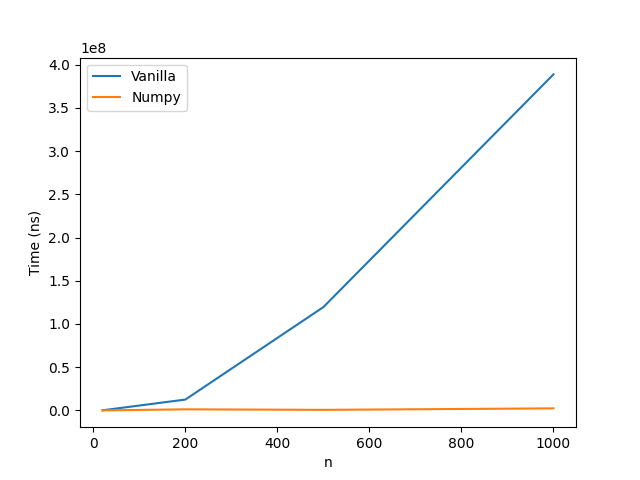

Here is the Python script that generated this plot:
# Import numpy <- You will see this line a lot
# Import time for testing function
import time

# Import typing support
from typing import List

import matplotlib.pyplot as plt
import numpy as np

# And our custom utilities library
from utils import problem

Vector = List[float]
Matrix = List[Vector]


def vanilla_matmul(A: Matrix, x: Vector) -> Vector:
    """Performs a matrix multiplications Ax on vanilla python lists.

    Args:
        A (Matrix): a (n, d) matrix.
        x (Vector): a (d,) vector.

    Returns:
        Vector: a resulting (n,) vector.

    Note:
        In this problem specifically d = n, since A and B are square matrices.
    """
    result: Vector = []
    for a in A:
        result_a = 0.0
        for a_i, x_i in zip(a, x):
            result_a += a_i * x_i
        result.append(result_a)
    return result


def vanilla_transpose(A: Matrix) -> Matrix:
    """Performs a matrix transpose

    Args:
        A (Matrix): a (n, d) matrix.

    Returns:
        Matrix: a resulting (d, n) matrix.
    """
    result: Matrix = [[] for _ in A[0]]  # Create list of d lists
    for a in A:
        for jdx, value in enumerate(a):
            result[jdx].append(value)
    return result


@problem.tag("hw0-A")
def vanilla_solution(x: Vector, y: Vector, A: Matrix, B: Matrix) -> Vector:
    """Calculates gradient of f(x, y) with respect to x using vanilla python lists.
    Where $$f(x, y) = x^T A x + y^T B x + c$$

    Args:
        x (Vector): a (n,) vector.
        y (Vector): a (n,) vector.
        A (Matrix): a (n, n) matrix.
        B (Matrix): a (n, n) matrix.

    Returns:
        Vector: a resulting (n,) vector.

    Note:
        - We provided you with `vanilla_transpose` and `vanilla_matmul` functions which you should use.
        - In this context (and documentation of two functions above) vector means list of floats,
            and matrix means list of lists of floats
    """
    A_T = vanilla_transpose(A)
    A_sum = [[None for _ in range(len(A[i]))] for i in range(len(A))]
    for i in range(len(A)):
        for j in range(len(A[i])):
            A_sum[i][j] = A[i][j] + A_T[i][j]
    A_x  = vanilla_matmul(A_sum, x)
    B_y = vanilla_matmul(vanilla_transpose(B), y)
    solution = [a + b for a, b in zip(A_x, B_y)]

    return solution


@problem.tag("hw0-A")
def numpy_solution(
    x: np.ndarray, y: np.ndarray, A: np.ndarray, B: np.ndarray
) -> np.ndarray:
    """Calculates gradient of f(x, y) with respect to x using numpy arrays.
    Where $$f(x, y) = x^T A x + y^T B x + c$$

    Args:
        x (np.ndarray): a (n,) numpy array.
        y (np.ndarray): a (n,) numpy array.
        A (np.ndarray): a (n, n) numpy array.
        B (np.ndarray): a (n, n) numpy array.

    Returns:
        np.ndarray: a resulting (n, ) numpy array.

    Note:
        - Make use of numpy docs: https://numpy.org/doc/
            You will use this link a lot throughout quarter, so it might be a good idea to bookmark it!
    """
    solution = (A + A.T) @ x + B.T @ y
    return solution


def main():
    """
    Before running this file run `inv test` to make sure that your numpy as vanilla solutions are correct.
    """
    RNG = np.random.RandomState(seed=546)

    ns = [20, 200, 500, 1000]
    vanilla_times = []
    numpy_times = []

    for n in ns:
        # Generate some data
        x = RNG.randn(n)
        y = RNG.randn(n)
        A = RNG.randn(n, n)
        B = RNG.randn(n, n)
        # And their vanilla List equivalents
        x_list = x.tolist()
        y_list = y.tolist()
        A_list = A.tolist()
        B_list = B.tolist()

        start = time.time_ns()
        vanilla_result = vanilla_solution(x_list, y_list, A_list, B_list,)
        vanilla_time = time.time_ns() - start
        start = time.time_ns()
        numpy_result = numpy_solution(x, y, A, B)
        numpy_time = time.time_ns() - start

        np.testing.assert_almost_equal(vanilla_result, numpy_result)

        print(f"Time for vanilla implementation: {vanilla_time / 1e6}ms")
        print(f"Time for numpy implementation: {numpy_time / 1e6}ms")

        vanilla_times.append(vanilla_time)
        numpy_times.append(numpy_time)

    plt.plot(ns, vanilla_times, label="Vanilla")
    plt.plot(ns, numpy_times, label="Numpy")
    plt.xlabel("n")
    plt.ylabel("Time (ns)")
    plt.legend()
    plt.savefig('vanilla_vs_numpy.png')
    plt.show()


if __name__ == "__main__":
    main()
